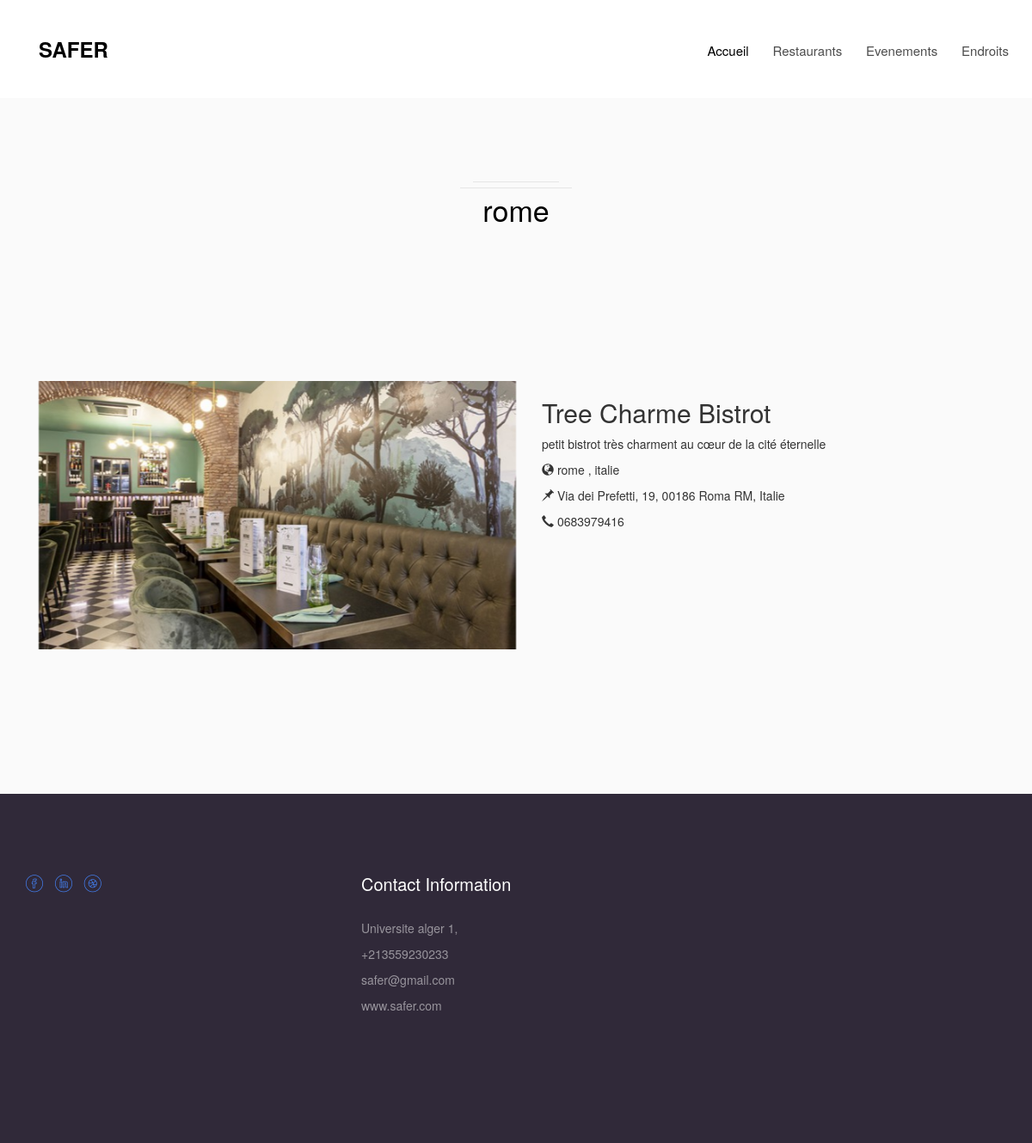
The page /restaurant/5 on the database its author committed.
### seats/models.py (models this page shows)
class Restaurant(models.Model):
    title = models.CharField(max_length=100)
    content = models.TextField()
    type_food = models.CharField(max_length=100)
    rate = models.IntegerField()
    pays = models.CharField(max_length=10)
    ville = models.CharField(max_length=10)
    adress = models.TextField()
    phone = models.CharField(max_length=10)
    image = models.ImageField(upload_to='image_pro')

### seats/views.py (the view)
# urls.py: path('restaurant/<pk>', views.RestaurantDetail.as_view(), name='restaurant'),
class RestaurantDetail(DetailView):
    model = Restaurant
    template_name = 'Restau.html'

### templates/Restau.html (shortened to what this page needs)
{% extends 'base.html' %}
{% block content %}
<div id="colorlib-rooms" class="colorlib-light-grey">
			<div class="container">
				<div class="row">
					<div class="col-md-6 col-md-offset-3 text-center colorlib-heading animate-box">
						<h2>{{ object.ville}}</h2>
					</div>
				</div>
				<div id="colorlib-about">
			<div class="container">
				<div class="row">
					<div class="col-md-6">
						<img class="img-responsive" src="{{ object.image.url }}" alt="Free HTML5 Bootstrap Template by colorlib.com">
					</div>
					<div class="col-md-6">
						<div class="about animate-box">
							<h2>{{ object.title }}</h2>
							<p>{{ object.content }}<p>
							<p><i class="glyphicon glyphicon-globe"></i>&nbsp;{{ object.ville }} , {{ object.pays }} <p>
							<p><i class="glyphicon glyphicon-pushpin"></i>&nbsp;{{ object.adress }} <p>
							<p><i class="glyphicon glyphicon-earphone"></i>&nbsp;{{ object.phone }} <p>
						</div>
					</div>
				</div>
			</div>
		</div>
			</div>
		</div>
		{% endblock %}

### templates/css/style.css (style rules this page uses)
body { font-family: "Poppins", Arial, sans-serif; font-weight: 400; font-size: 14px; line-height: 1.7; color: #595959; background: #fff; }
p { margin-bottom: 20px; }
h1, h2, h3, h4, h5, h6, figure { color: #000; font-family: "Playfair Display", Times, serif; font-weight: 400; margin: 0 0 20px 0; }
.colorlib-light-grey { background: #fafafa; }
#colorlib-dining-bar, #colorlib-about, #colorlib-services, #colorlib-contact, #colorlib-rooms, #colorlib-testimony, #colorlib-blog, #colorlib-amenities, #colorlib-subscribe, #colorlib-footer { padding: 6em 0; clear: both; }
.about { margin-bottom: 30px; }
.colorlib-heading { margin-bottom: 5em; }
.colorlib-heading h2 { font-size: 34px; margin-bottom: 20px; line-height: 1.5; color: #000; position: relative; }
.colorlib-heading h2:before, .colorlib-heading h2:after { position: absolute; top: 0; left: 0; right: 0; content: ''; background: #e6e6e6; width: 130px; height: 1px; margin: 0 auto; }
.colorlib-heading h2:after { top: -7px; width: 100px; }
.js .animate-box { opacity: 0; }

### rows shown on the page
Restaurant: ville "rome", image (picture), title "Tree Charme Bistrot", content "petit bistrot très charment au cœur de la cité éternelle", pays "italie", adress "Via dei Prefetti, 19, 00186 Roma RM, Italie", phone "0683979416"
